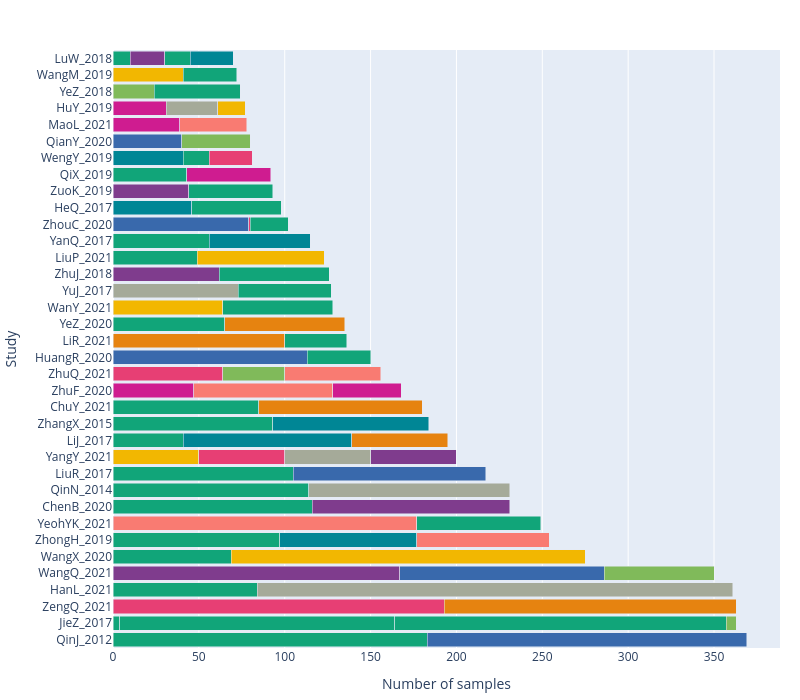

Notebook code cell kept with this figure:
### Code cell
# plot count per study for the different diseases in that study as a bar plot (stacked)
# use plotly and write disease name on the corresponding bar (except for healthy)
import plotly.graph_objects as go
import pandas as pd
import plotly.express as px

# Convert the nested dict to a long-format DataFrame
def plot_disease_counts(data):
    # Convert to a long format DataFrame
    records = []
    for study, conditions in data.items():
        for condition, count in conditions.items():
            records.append({
                'Study': study,
                'Condition': condition,
                'Count': count
            })

    df = pd.DataFrame(records)
    
    # Calculate total sample count for each study
    study_totals = df.groupby('Study')['Count'].sum().reset_index()

    # Sort studies by total count (largest first)
    studies = study_totals.sort_values('Count', ascending=False)['Study'].tolist()
    
    # Get unique conditions
    conditions = sorted(df['Condition'].unique())
    
    # Generate a color map for all conditions
    condition_colors = {}
    color_scale = px.colors.qualitative.Bold
    for i, condition in enumerate(conditions):
        condition_colors[condition] = color_scale[i % len(color_scale)]
    
    # Create the figure
    fig = go.Figure()
    
    # Track which conditions have been added to the legend
    conditions_in_legend = {}
    
    # For each study
    for study in studies:
        study_data = df[df['Study'] == study]
        
        # Add all condition bars with unique colors
        for _, row in study_data.iterrows():
            condition = row['Condition']
            # Only show in legend the first time
            show_in_legend = condition not in conditions_in_legend
            if show_in_legend:
                conditions_in_legend[condition] = True
                
            fig.add_trace(go.Bar(
                y=[study],
                x=[row['Count']],
                name=condition,
                orientation='h',
                marker=dict(color=condition_colors.get(condition, 'gray')),
                legendgroup=condition,
                showlegend=show_in_legend
            ))

    # Update layout
    fig.update_layout(
        barmode='stack',
        # title='Number of samples per disease per study',
        xaxis_title='Number of samples',
        yaxis_title='Study',
        legend_title='',
        height=700,  # Taller graph
        width=800,   # Narrower overall width
        margin=dict(l=10, r=20, t=50, b=50),  # More space for study names
        font=dict(size=12),  # Larger general text
    )
    
    # Make bars wider
    fig.update_traces(width=0.85)
    fig.update_layout(showlegend=False)
    
    return fig

plot_disease_counts(group_size_per_label_per_study).show()

### Figure 1 — Plotly figure (JSON) as saved in the notebook; plotly's stock layout.template omitted (floating-point values rounded to 4 significant figures)
{"data": [{"legendgroup": "Control", "marker": {"color": "rgb(17, 165, 121)"}, "name": "Control", "orientation": "h", "showlegend": true, "type": "bar", "width": 0.85, "x": [183], "y": ["QinJ_2012"]}, {"legendgroup": "T2D", "marker": {"color": "rgb(57, 105, 172)"}, "name": "T2D", "orientation": "h", "showlegend": true, "type": "bar", "width": 0.85, "x": [186], "y": ["QinJ_2012"]}, {"legendgroup": "AMI", "marker": {"color": "rgb(17, 165, 121)"}, "name": "AMI", "orientation": "h", "showlegend": true, "type": "bar", "width": 0.85, "x": [4], "y": ["JieZ_2017"]}, {"legendgroup": "Control", "marker": {"color": "rgb(17, 165, 121)"}, "name": "Control", "orientation": "h", "showlegend": false, "type": "bar", "width": 0.85, "x": [160], "y": ["JieZ_2017"]}, {"legendgroup": "Stable angina", "marker": {"color": "rgb(17, 165, 121)"}, "name": "Stable angina", "orientation": "h", "showlegend": true, "type": "bar", "width": 0.85, "x": [193], "y": ["JieZ_2017"]}, {"legendgroup": "Unstable angina", "marker": {"color": "rgb(128, 186, 90)"}, "name": "Unstable angina", "orientation": "h", "showlegend": true, "type": "bar", "width": 0.85, "x": [6], "y": ["JieZ_2017"]}, {"legendgroup": "MHO", "marker": {"color": "rgb(231, 63, 116)"}, "name": "MHO", "orientation": "h", "showlegend": true, "type": "bar", "width": 0.85, "x": [193], "y": ["ZengQ_2021"]}, {"legendgroup": "MUO", "marker": {"color": "rgb(230, 131, 16)"}, "name": "MUO", "orientation": "h", "showlegend": true, "type": "bar", "width": 0.85, "x": [170], "y": ["ZengQ_2021"]}, {"legendgroup": "Control", "marker": {"color": "rgb(17, 165, 121)"}, "name": "Control", "orientation": "h", "showlegend": false, "type": "bar", "width": 0.85, "x": [84], "y": ["HanL_2021"]}, {"legendgroup": "IBS-D", "marker": {"color": "rgb(165, 170, 153)"}, "name": "IBS-D", "orientation": "h", "showlegend": true, "type": "bar", "width": 0.85, "x": [277], "y": ["HanL_2021"]}, {"legendgroup": "low", "marker": {"color": "rgb(127, 60, 141)"}, "name": "low", "orientation": "h", "showlegend": true, "type": "bar", "width": 0.85, "x": [167], "y": ["WangQ_2021"]}, {"legendgroup": "normal", "marker": {"color": "rgb(57, 105, 172)"}, "name": "normal", "orientation": "h", "showlegend": true, "type": "bar", "width": 0.85, "x": [119], "y": ["WangQ_2021"]}, {"legendgroup": "osteoporosis", "marker": {"color": "rgb(128, 186, 90)"}, "name": "osteoporosis", "orientation": "h", "showlegend": true, "type": "bar", "width": 0.85, "x": [64], "y": ["WangQ_2021"]}, {"legendgroup": "Control", "marker": {"color": "rgb(17, 165, 121)"}, "name": "Control", "orientation": "h", "showlegend": false, "type": "bar", "width": 0.85, "x": [69], "y": ["WangX_2020"]}, {"legendgroup": "ESRD", "marker": {"color": "rgb(242, 183, 1)"}, "name": "ESRD", "orientation": "h", "showlegend": true, "type": "bar", "width": 0.85, "x": [206], "y": ["WangX_2020"]}, {"legendgroup": "Control", "marker": {"color": "rgb(17, 165, 121)"}, "name": "Control", "orientation": "h", "showlegend": false, "type": "bar", "width": 0.85, "x": [97], "y": ["ZhongH_2019"]}, {"legendgroup": "pT2D", "marker": {"color": "rgb(0, 134, 149)"}, "name": "pT2D", "orientation": "h", "showlegend": true, "type": "bar", "width": 0.85, "x": [80], "y": ["ZhongH_2019"]}, {"legendgroup": "tnT2D", "marker": {"color": "rgb(249, 123, 114)"}, "name": "tnT2D", "orientation": "h", "showlegend": true, "type": "bar", "width": 0.85, "x": [77], "y": ["ZhongH_2019"]}, {"legendgroup": "COVID-19", "marker": {"color": "rgb(249, 123, 114)"}, "name": "COVID-19", "orientation": "h", "showlegend": true, "type": "bar", "width": 0.85, "x": [177], "y": ["YeohYK_2021"]}, {"legendgroup": "non-COVID-19", "marker": {"color": "rgb(17, 165, 121)"}, "name": "non-COVID-19", "orientation": "h", "showlegend": true, "type": "bar", "width": 0.85, "x": [72], "y": ["YeohYK_2021"]}, {"legendgroup": "Control", "marker": {"color": "rgb(17, 165, 121)"}, "name": "Control", "orientation": "h", "showlegend": false, "type": "bar", "width": 0.85, "x": [116], "y": ["ChenB_2020"]}, {"legendgroup": "SLE", "marker": {"color": "rgb(127, 60, 141)"}, "name": "SLE", "orientation": "h", "showlegend": true, "type": "bar", "width": 0.85, "x": [115], "y": ["ChenB_2020"]}, {"legendgroup": "Control", "marker": {"color": "rgb(17, 165, 121)"}, "name": "Control", "orientation": "h", "showlegend": false, "type": "bar", "width": 0.85, "x": [114], "y": ["QinN_2014"]}, {"legendgroup": "liver", "marker": {"color": "rgb(165, 170, 153)"}, "name": "liver", "orientation": "h", "showlegend": true, "type": "bar", "width": 0.85, "x": [117], "y": ["QinN_2014"]}, {"legendgroup": "Control", "marker": {"color": "rgb(17, 165, 121)"}, "name": "Control", "orientation": "h", "showlegend": false, "type": "bar", "width": 0.85, "x": [105], "y": ["LiuR_2017"]}, {"legendgroup": "DB", "marker": {"color": "rgb(57, 105, 172)"}, "name": "DB", "orientation": "h", "showlegend": true, "type": "bar", "width": 0.85, "x": [112], "y": ["LiuR_2017"]}, {"legendgroup": "oCRC", "marker": {"color": "rgb(242, 183, 1)"}, "name": "oCRC", "orientation": "h", "showlegend": true, "type": "bar", "width": 0.85, "x": [50], "y": ["YangY_2021"]}, {"legendgroup": "oCTR", "marker": {"color": "rgb(231, 63, 116)"}, "name": "oCTR", "orientation": "h", "showlegend": true, "type": "bar", "width": 0.85, "x": [50], "y": ["YangY_2021"]}, {"legendgroup": "yCRC", "marker": {"color": "rgb(165, 170, 153)"}, "name": "yCRC", "orientation": "h", "showlegend": true, "type": "bar", "width": 0.85, "x": [50], "y": ["YangY_2021"]}, {"legendgroup": "yCTR", "marker": {"color": "rgb(127, 60, 141)"}, "name": "yCTR", "orientation": "h", "showlegend": true, "type": "bar", "width": 0.85, "x": [50], "y": ["YangY_2021"]}, {"legendgroup": "Control", "marker": {"color": "rgb(17, 165, 121)"}, "name": "Control", "orientation": "h", "showlegend": false, "type": "bar", "width": 0.85, "x": [41], "y": ["LiJ_2017"]}, {"legendgroup": "HTN", "marker": {"color": "rgb(0, 134, 149)"}, "name": "HTN", "orientation": "h", "showlegend": true, "type": "bar", "width": 0.85, "x": [98], "y": ["LiJ_2017"]}, {"legendgroup": "pHTN", "marker": {"color": "rgb(230, 131, 16)"}, "name": "pHTN", "orientation": "h", "showlegend": true, "type": "bar", "width": 0.85, "x": [56], "y": ["LiJ_2017"]}, {"legendgroup": "Control", "marker": {"color": "rgb(17, 165, 121)"}, "name": "Control", "orientation": "h", "showlegend": false, "type": "bar", "width": 0.85, "x": [93], "y": ["ZhangX_2015"]}, {"legendgroup": "Onset", "marker": {"color": "rgb(0, 134, 149)"}, "name": "Onset", "orientation": "h", "showlegend": true, "type": "bar", "width": 0.85, "x": [91], "y": ["ZhangX_2015"]}, {"legendgroup": "Control", "marker": {"color": "rgb(17, 165, 121)"}, "name": "Control", "orientation": "h", "showlegend": false, "type": "bar", "width": 0.85, "x": [85], "y": ["ChuY_2021"]}, {"legendgroup": "Gout", "marker": {"color": "rgb(230, 131, 16)"}, "name": "Gout", "orientation": "h", "showlegend": true, "type": "bar", "width": 0.85, "x": [95], "y": ["ChuY_2021"]}, {"legendgroup": "first-episode", "marker": {"color": "rgb(207, 28, 144)"}, "name": "first-episode", "orientation": "h", "showlegend": true, "type": "bar", "width": 0.85, "x": [47], "y": ["ZhuF_2020"]}, {"legendgroup": "healthy", "marker": {"color": "rgb(249, 123, 114)"}, "name": "healthy", "orientation": "h", "showlegend": true, "type": "bar", "width": 0.85, "x": [81], "y": ["ZhuF_2020"]}, {"legendgroup": "relapse", "marker": {"color": "rgb(207, 28, 144)"}, "name": "relapse", "orientation": "h", "showlegend": true, "type": "bar", "width": 0.85, "x": [40], "y": ["ZhuF_2020"]}, {"legendgroup": "GD I", "marker": {"color": "rgb(231, 63, 116)"}, "name": "GD I", "orientation": "h", "showlegend": true, "type": "bar", "width": 0.85, "x": [64], "y": ["ZhuQ_2021"]}, {"legendgroup": "GD II", "marker": {"color": "rgb(128, 186, 90)"}, "name": "GD II", "orientation": "h", "showlegend": true, "type": "bar", "width": 0.85, "x": [36], "y": ["ZhuQ_2021"]}, {"legendgroup": "Healthy", "marker": {"color": "rgb(249, 123, 114)"}, "name": "Healthy", "orientation": "h", "showlegend": true, "type": "bar", "width": 0.85, "x": [56], "y": ["ZhuQ_2021"]}, {"legendgroup": "AS", "marker": {"color": "rgb(57, 105, 172)"}, "name": "AS", "orientation": "h", "showlegend": true, "type": "bar", "width": 0.85, "x": [113], "y": ["HuangR_2020"]}, {"legendgroup": "Control", "marker": {"color": "rgb(17, 165, 121)"}, "name": "Control", "orientation": "h", "showlegend": false, "type": "bar", "width": 0.85, "x": [37], "y": ["HuangR_2020"]}, {"legendgroup": "CA", "marker": {"color": "rgb(230, 131, 16)"}, "name": "CA", "orientation": "h", "showlegend": true, "type": "bar", "width": 0.85, "x": [100], "y": ["LiR_2021"]}, {"legendgroup": "Control", "marker": {"color": "rgb(17, 165, 121)"}, "name": "Control", "orientation": "h", "showlegend": false, "type": "bar", "width": 0.85, "x": [36], "y": ["LiR_2021"]}, {"legendgroup": "Control", "marker": {"color": "rgb(17, 165, 121)"}, "name": "Control", "orientation": "h", "showlegend": false, "type": "bar", "width": 0.85, "x": [65], "y": ["YeZ_2020"]}, {"legendgroup": "VKH", "marker": {"color": "rgb(230, 131, 16)"}, "name": "VKH", "orientation": "h", "showlegend": true, "type": "bar", "width": 0.85, "x": [70], "y": ["YeZ_2020"]}, {"legendgroup": "ASD", "marker": {"color": "rgb(242, 183, 1)"}, "name": "ASD", "orientation": "h", "showlegend": true, "type": "bar", "width": 0.85, "x": [64], "y": ["WanY_2021"]}, {"legendgroup": "Control", "marker": {"color": "rgb(17, 165, 121)"}, "name": "Control", "orientation": "h", "showlegend": false, "type": "bar", "width": 0.85, "x": [64], "y": ["WanY_2021"]}, {"legendgroup": "CRC", "marker": {"color": "rgb(165, 170, 153)"}, "name": "CRC", "orientation": "h", "showlegend": true, "type": "bar", "width": 0.85, "x": [73], "y": ["YuJ_2017"]}, {"legendgroup": "Control", "marker": {"color": "rgb(17, 165, 121)"}, "name": "Control", "orientation": "h", "showlegend": false, "type": "bar", "width": 0.85, "x": [54], "y": ["YuJ_2017"]}, {"legendgroup": "Case", "marker": {"color": "rgb(127, 60, 141)"}, "name": "Case", "orientation": "h", "showlegend": true, "type": "bar", "width": 0.85, "x": [62], "y": ["ZhuJ_2018"]}, {"legendgroup": "Control", "marker": {"color": "rgb(17, 165, 121)"}, "name": "Control", "orientation": "h", "showlegend": false, "type": "bar", "width": 0.85, "x": [64], "y": ["ZhuJ_2018"]}, {"legendgroup": "Control", "marker": {"color": "rgb(17, 165, 121)"}, "name": "Control", "orientation": "h", "showlegend": false, "type": "bar", "width": 0.85, "x": [49], "y": ["LiuP_2021"]}, {"legendgroup": "MG", "marker": {"color": "rgb(242, 183, 1)"}, "name": "MG", "orientation": "h", "showlegend": true, "type": "bar", "width": 0.85, "x": [74], "y": ["LiuP_2021"]}, {"legendgroup": "Control", "marker": {"color": "rgb(17, 165, 121)"}, "name": "Control", "orientation": "h", "showlegend": false, "type": "bar", "width": 0.85, "x": [56], "y": ["YanQ_2017"]}, {"legendgroup": "HTN", "marker": {"color": "rgb(0, 134, 149)"}, "name": "HTN", "orientation": "h", "showlegend": false, "type": "bar", "width": 0.85, "x": [59], "y": ["YanQ_2017"]}, {"legendgroup": "AS", "marker": {"color": "rgb(57, 105, 172)"}, "name": "AS", "orientation": "h", "showlegend": false, "type": "bar", "width": 0.85, "x": [79], "y": ["ZhouC_2020"]}, {"legendgroup": "As", "marker": {"color": "rgb(231, 63, 116)"}, "name": "As", "orientation": "h", "showlegend": true, "type": "bar", "width": 0.85, "x": [1], "y": ["ZhouC_2020"]}, {"legendgroup": "Control", "marker": {"color": "rgb(17, 165, 121)"}, "name": "Control", "orientation": "h", "showlegend": false, "type": "bar", "width": 0.85, "x": [22], "y": ["ZhouC_2020"]}, {"legendgroup": "CD", "marker": {"color": "rgb(0, 134, 149)"}, "name": "CD", "orientation": "h", "showlegend": true, "type": "bar", "width": 0.85, "x": [46], "y": ["HeQ_2017"]}, {"legendgroup": "Control", "marker": {"color": "rgb(17, 165, 121)"}, "name": "Control", "orientation": "h", "showlegend": false, "type": "bar", "width": 0.85, "x": [52], "y": ["HeQ_2017"]}, {"legendgroup": "AF", "marker": {"color": "rgb(127, 60, 141)"}, "name": "AF", "orientation": "h", "showlegend": true, "type": "bar", "width": 0.85, "x": [44], "y": ["ZuoK_2019"]}, {"legendgroup": "Control", "marker": {"color": "rgb(17, 165, 121)"}, "name": "Control", "orientation": "h", "showlegend": false, "type": "bar", "width": 0.85, "x": [49], "y": ["ZuoK_2019"]}, {"legendgroup": "Control", "marker": {"color": "rgb(17, 165, 121)"}, "name": "Control", "orientation": "h", "showlegend": false, "type": "bar", "width": 0.85, "x": [43], "y": ["QiX_2019"]}, {"legendgroup": "PCOS", "marker": {"color": "rgb(207, 28, 144)"}, "name": "PCOS", "orientation": "h", "showlegend": true, "type": "bar", "width": 0.85, "x": [49], "y": ["QiX_2019"]}, {"legendgroup": "CD", "marker": {"color": "rgb(0, 134, 149)"}, "name": "CD", "orientation": "h", "showlegend": false, "type": "bar", "width": 0.85, "x": [41], "y": ["WengY_2019"]}, {"legendgroup": "Control", "marker": {"color": "rgb(17, 165, 121)"}, "name": "Control", "orientation": "h", "showlegend": false, "type": "bar", "width": 0.85, "x": [15], "y": ["WengY_2019"]}, {"legendgroup": "UC", "marker": {"color": "rgb(231, 63, 116)"}, "name": "UC", "orientation": "h", "showlegend": true, "type": "bar", "width": 0.85, "x": [25], "y": ["WengY_2019"]}, {"legendgroup": "MC", "marker": {"color": "rgb(57, 105, 172)"}, "name": "MC", "orientation": "h", "showlegend": true, "type": "bar", "width": 0.85, "x": [40], "y": ["QianY_2020"]}, {"legendgroup": "MP", "marker": {"color": "rgb(128, 186, 90)"}, "name": "MP", "orientation": "h", "showlegend": true, "type": "bar", "width": 0.85, "x": [40], "y": ["QianY_2020"]}, {"legendgroup": "CON", "marker": {"color": "rgb(207, 28, 144)"}, "name": "CON", "orientation": "h", "showlegend": true, "type": "bar", "width": 0.85, "x": [39], "y": ["MaoL_2021"]}, {"legendgroup": "PD", "marker": {"color": "rgb(249, 123, 114)"}, "name": "PD", "orientation": "h", "showlegend": true, "type": "bar", "width": 0.85, "x": [39], "y": ["MaoL_2021"]}, {"legendgroup": "Health", "marker": {"color": "rgb(207, 28, 144)"}, "name": "Health", "orientation": "h", "showlegend": true, "type": "bar", "width": 0.85, "x": [31], "y": ["HuY_2019"]}, {"legendgroup": "Patient", "marker": {"color": "rgb(165, 170, 153)"}, "name": "Patient", "orientation": "h", "showlegend": true, "type": "bar", "width": 0.85, "x": [30], "y": ["HuY_2019"]}, {"legendgroup": "Test-P", "marker": {"color": "rgb(242, 183, 1)"}, "name": "Test-P", "orientation": "h", "showlegend": true, "type": "bar", "width": 0.85, "x": [16], "y": ["HuY_2019"]}, {"legendgroup": "BD", "marker": {"color": "rgb(128, 186, 90)"}, "name": "BD", "orientation": "h", "showlegend": true, "type": "bar", "width": 0.85, "x": [24], "y": ["YeZ_2018"]}, {"legendgroup": "Control", "marker": {"color": "rgb(17, 165, 121)"}, "name": "Control", "orientation": "h", "showlegend": false, "type": "bar", "width": 0.85, "x": [50], "y": ["YeZ_2018"]}, {"legendgroup": "ASD", "marker": {"color": "rgb(242, 183, 1)"}, "name": "ASD", "orientation": "h", "showlegend": false, "type": "bar", "width": 0.85, "x": [41], "y": ["WangM_2019"]}, {"legendgroup": "Control", "marker": {"color": "rgb(17, 165, 121)"}, "name": "Control", "orientation": "h", "showlegend": false, "type": "bar", "width": 0.85, "x": [31], "y": ["WangM_2019"]}, {"legendgroup": "Control", "marker": {"color": "rgb(17, 165, 121)"}, "name": "Control", "orientation": "h", "showlegend": false, "type": "bar", "width": 0.85, "x": [10], "y": ["LuW_2018"]}, {"legendgroup": "INR", "marker": {"color": "rgb(127, 60, 141)"}, "name": "INR", "orientation": "h", "showlegend": true, "type": "bar", "width": 0.85, "x": [20], "y": ["LuW_2018"]}, {"legendgroup": "IR", "marker": {"color": "rgb(17, 165, 121)"}, "name": "IR", "orientation": "h", "showlegend": true, "type": "bar", "width": 0.85, "x": [15], "y": ["LuW_2018"]}, {"legendgroup": "VU", "marker": {"color": "rgb(0, 134, 149)"}, "name": "VU", "orientation": "h", "showlegend": true, "type": "bar", "width": 0.85, "x": [25], "y": ["LuW_2018"]}], "layout": {"barmode": "stack", "font": {"size": 12}, "height": 700, "legend": {"title": {"text": ""}}, "margin": {"b": 50, "l": 10, "r": 20, "t": 50}, "showlegend": false, "width": 800, "xaxis": {"title": {"text": "Number of samples"}}, "yaxis": {"title": {"text": "Study"}}}}
